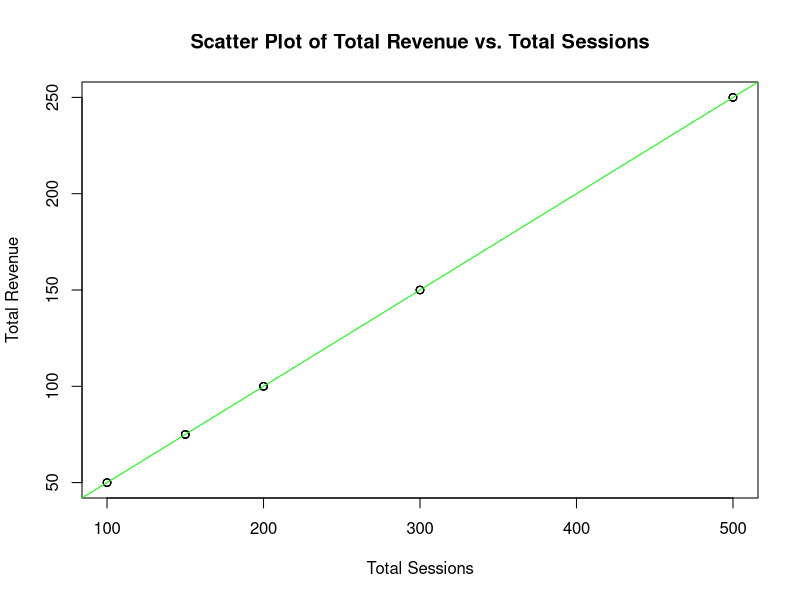
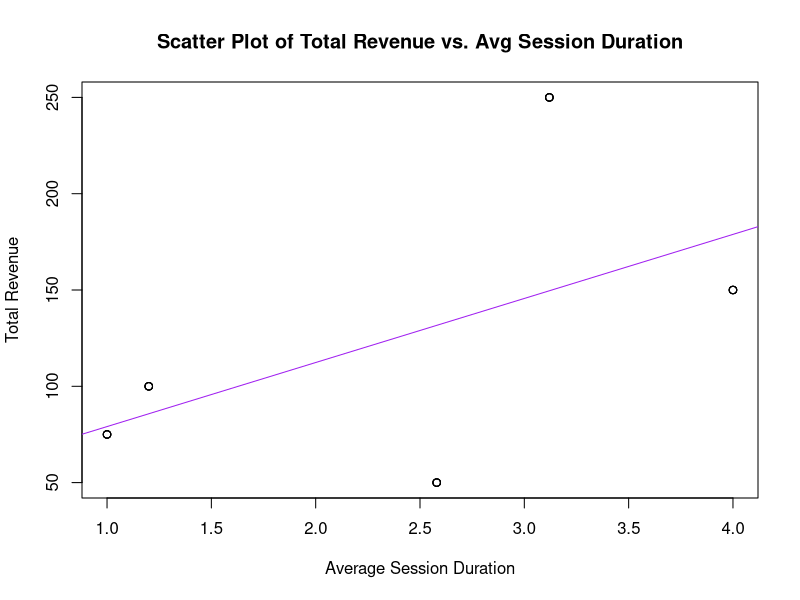
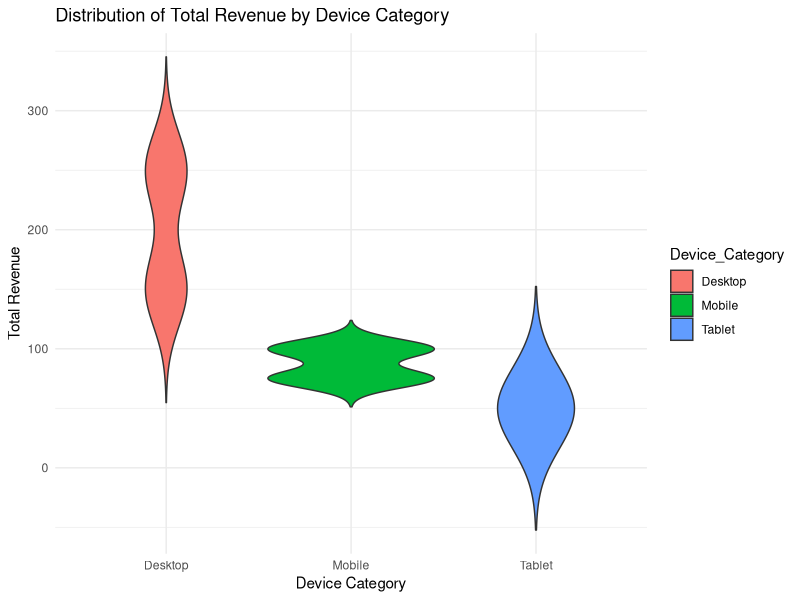
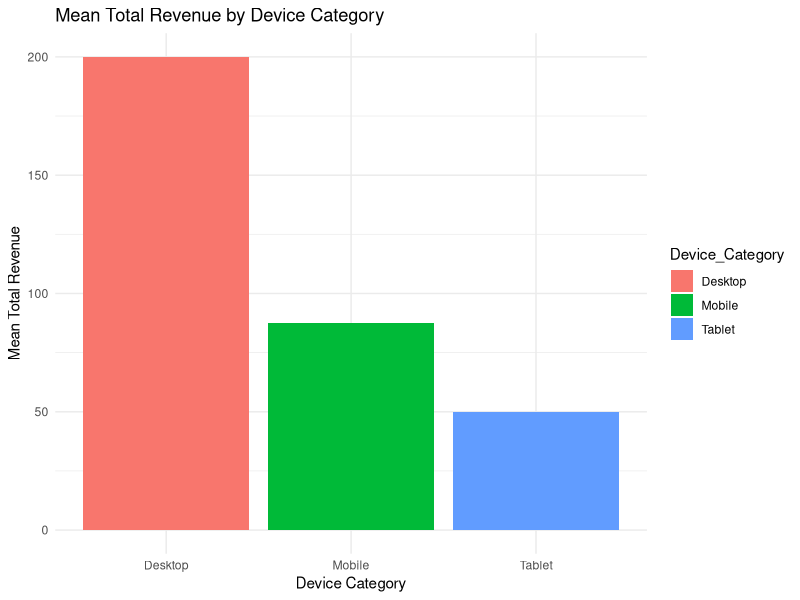
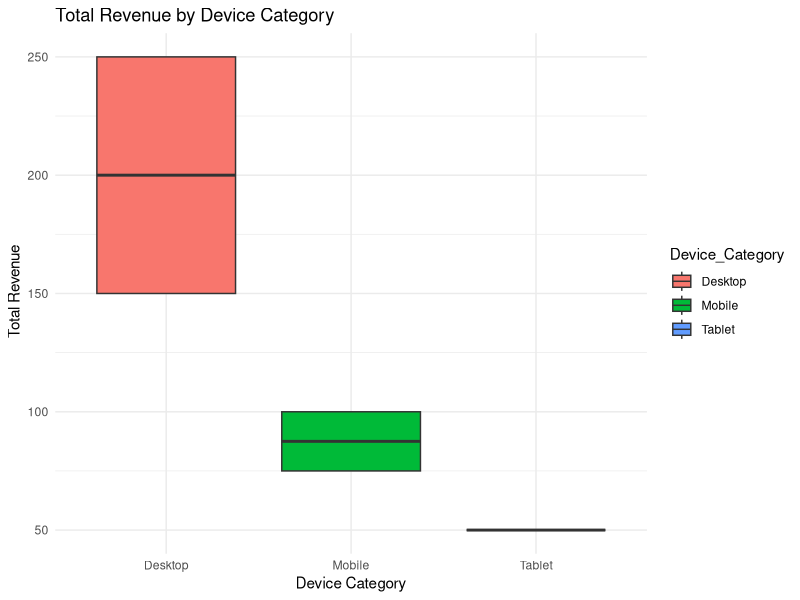
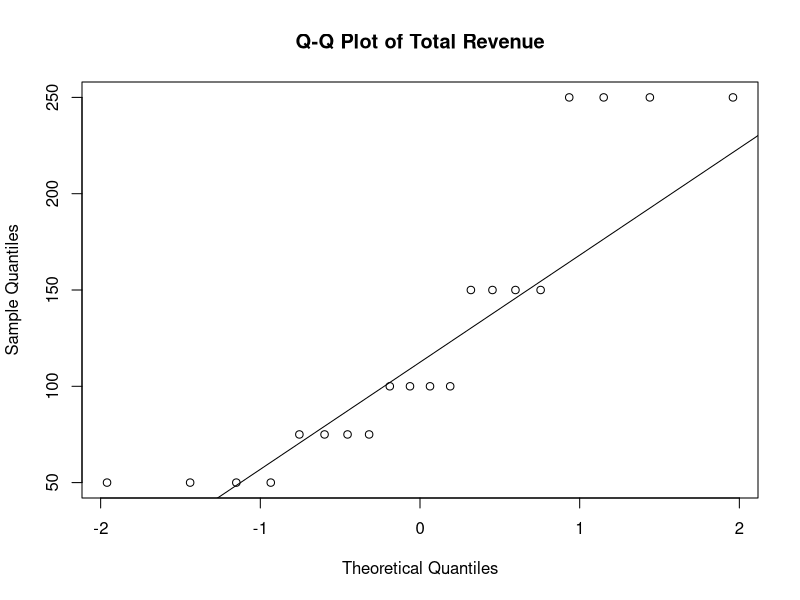
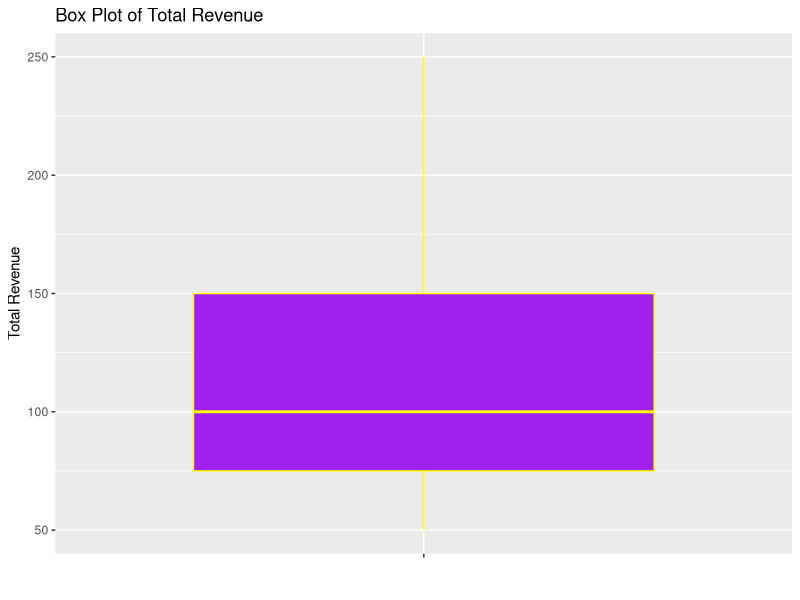

These figures' R source, in order:
## ---- chunk 1
knitr::opts_chunk$set(echo = TRUE)
## ---- chunk 2
library(readxl)
News_Website_Dataset <- read_excel("News Website Dataset.xlsx")
#View(News_Website_Dataset)

# correlation  and coefficient B/W Total_revenue and Total Sessions
correlation_coefficient2 <- cor(News_Website_Dataset$Total_revenue, News_Website_Dataset$Total_Sessions)
print(correlation_coefficient2)

plot(News_Website_Dataset$Total_Sessions, News_Website_Dataset$Total_revenue,
     xlab = "Total Sessions", ylab = "Total Revenue",
     main = "Scatter Plot of Total Revenue vs. Total Sessions")

abline(lm(News_Website_Dataset$Total_revenue ~ News_Website_Dataset$Total_Sessions), col = "green")

## ---- chunk 3

correlation_coefficient <- cor(News_Website_Dataset$Total_revenue, News_Website_Dataset$Avg_Session_Duration)

plot(News_Website_Dataset$Avg_Session_Duration, News_Website_Dataset$Total_revenue,
     xlab = "Average Session Duration", ylab = "Total Revenue",
     main = "Scatter Plot of Total Revenue vs. Avg Session Duration")

abline(lm(News_Website_Dataset$Total_revenue ~ News_Website_Dataset$Avg_Session_Duration), col = "purple")

print(paste("Correlation Coefficient between Total Revenue and Avg Session Duration:", correlation_coefficient))

## ---- chunk 4
library(ggplot2)
mean_revenue_device <- aggregate(Total_revenue ~ Device_Category, data = News_Website_Dataset, mean)
variance_revenue_device <- aggregate(Total_revenue ~ Device_Category, data = News_Website_Dataset, var)

print("Mean Total Revenue by Device Category")
print(mean_revenue_device)
print("Variance of Total Revenue by Device Category")
print(variance_revenue_device)



# Violin plot for Distribution of Total Revenue by Device Category
ggplot(News_Website_Dataset, aes(x = Device_Category, y = Total_revenue, fill = Device_Category)) +
  geom_violin(trim = FALSE) +
  labs(title = "Distribution of Total Revenue by Device Category", x = "Device Category", y = "Total Revenue") +
  theme_minimal()

# Bar plot for Mean Total Revenue by Device Category
ggplot(mean_revenue_device, aes(x = Device_Category, y = Total_revenue, fill = Device_Category)) +
  geom_bar(stat = "identity", position = position_dodge()) +
  labs(title = "Mean Total Revenue by Device Category", x = "Device Category", y = "Mean Total Revenue") +
  theme_minimal()

# Box plot 
ggplot(News_Website_Dataset, aes(x = Device_Category, y = Total_revenue, fill = Device_Category)) +
  geom_boxplot() +
  labs(title = "Total Revenue by Device Category", x = "Device Category", y = " Total Revenue") +
  theme_minimal()



## ---- chunk 5
library(ggplot2)
mean_revenue <- mean(News_Website_Dataset$Total_revenue)
variance_revenue <- var(News_Website_Dataset$Total_revenue)

print(paste("Mean for Total Revenue:", mean_revenue))
print(paste("Variance for Total Revenue:", variance_revenue))


# Q-Q plot for Total Revenue
qqnorm(News_Website_Dataset$Total_revenue, main = "Q-Q Plot of Total Revenue")
qqline(News_Website_Dataset$Total_revenue)


#Box Plot for Total Revenue
ggplot(News_Website_Dataset, aes(x = "", y = Total_revenue)) +
  geom_boxplot(fill = "purple", color = "yellow") +
  labs(title = "Box Plot of Total Revenue", x = "", y = "Total Revenue")


